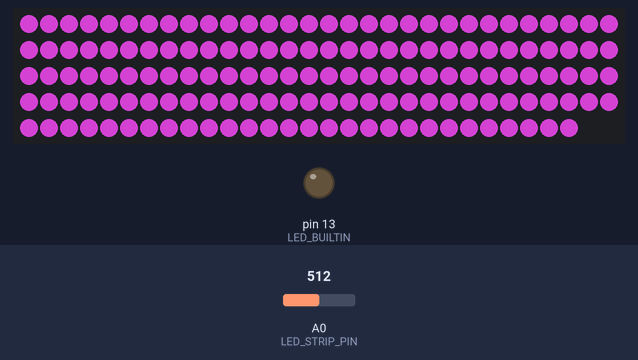
A sketch run on a simulated Arduino Uno, built with avr-gcc and run on an emulated ATmega328P. Shown: 148 RGB LEDs in strip order, left to right, continuing on the next row, output pins drawn as LEDs (lit = HIGH). The inputs (shaded band) are chosen by the test bench; at power-on: A0 (LED_STRIP_PIN) = 512. Dim RGB values are drawn brighter than linear; colours are those a GRB WS2812 strip shows for the declared byte order; random numbers use the default seed unless the sketch sets one.

Above: at 1.1 s.
At 18.23 s:
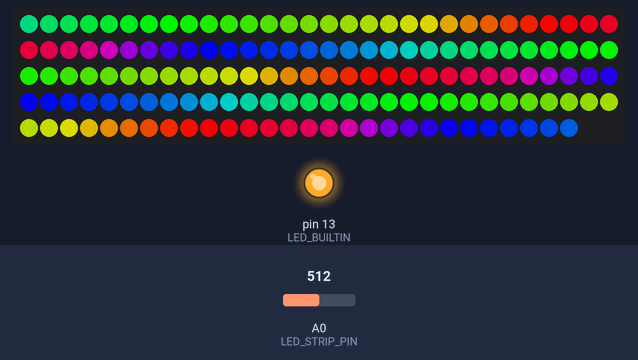
At 22.26 s:
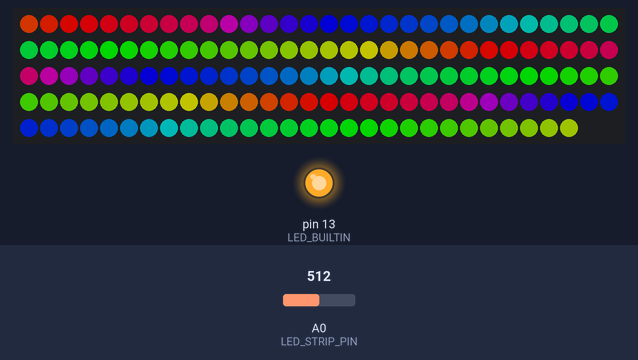
At 26.45 s:
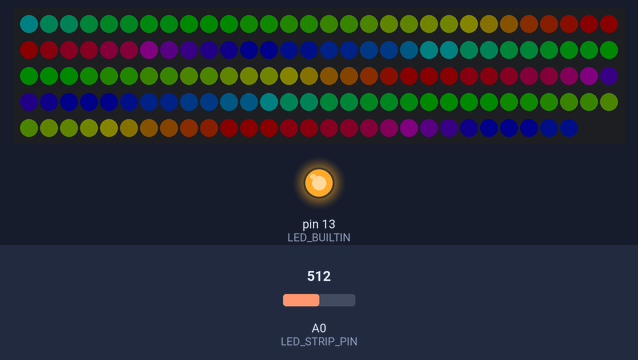
Timing chart, 0 to 27.9 s (numbered marks = the images above):
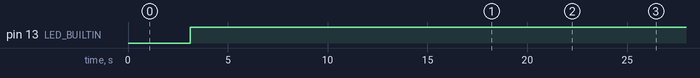

Measured:
- by itself, pin 13 (LED_BUILTIN): LOW → HIGH at 3.1 s
- what the display in image 0 shows lasts 2.0 s, from 1.0 s to 3.0 s

The sketch:

app.ino
```cpp
#define ARDUINO 101

#include <FastLED.h>
#include <LowPower.h>

#include "defines.hpp"
#include "globals.hpp"
#include "types.hpp"
#include "led_funcs.hpp"

void onWakeup()
{
}

void setup()
{
    // Setup pins.
    pinMode(LED_BUILTIN,   OUTPUT);
    pinMode(LED_STRIP_PIN, OUTPUT);

    digitalWrite(LED_STRIP_PIN, 0);

    // Setup serial.
#ifdef DEBUG
    Serial.begin(115200);
    while (!Serial) {;}
#endif

    // Setup FastLED.
    FastLED.addLeds<WS2812B, LED_STRIP_PIN>(Globals::leds, LED_STRIP_LEDS);

    // Setup globals.
    Globals::deltaTimeMS              = 0;
    Globals::lightState.state         = LightStateState::Resting;
    Globals::lightState.stateLastTick = LightStateState::Off;
    Globals::lightState.timer         = 0;
    Globals::lightingFuncs[0]         = &lightingRainbow;
    Globals::lightingFuncs[1]         = &lightingStepping;

#ifdef DEBUG
    Serial.println("Finished Setup");
#endif

    // Make the random seed a bit more random, by reading from a floating analog input.
    pinMode(A0, INPUT);
    for(int i = 0; i < 1000 / 50; i++)
    {
        delay(50);
        Globals::randomSeed += analogRead(A0);
    }
    pinMode(A0, OUTPUT);

    randomSeed(Globals::randomSeed);

    // Just to make sure all the wiring is ok, and to get a visualisation of the seed.
    LED::setAll(CRGB(Globals::randomSeed % 255, 128, 128));
    delay(2000);
    LED::setAll(CRGB(0));

    FastLED.setMaxPowerInVoltsAndMilliamps(LED_STRIP_MAX_VOLTS, LED_STRIP_MAX_mAMPS);
}

void handleDeltaTime()
{
    static unsigned int prevTime = 0;
    unsigned int currTime = millis();

    // Handle when it overflows, though it'll probably need a battery change before then.
    if(currTime < prevTime)
        prevTime = 0;

    Globals::deltaTimeMS = currTime - prevTime;
    prevTime = currTime;
}

void doStateMachine()
{
    static LightingFunc selectedFunc = nullptr;

    #ifdef DEBUG
    Serial.print("state: ");
    Serial.println((int)Globals::lightState.state);
    Serial.print("timer: ");
    Serial.println(Globals::lightState.timer);
    Serial.println();
    #endif

    switch(Globals::lightState.state)
    {
        case LightStateState::Resting:
            Globals::lightState.timer -= Globals::deltaTimeMS;

            if(Globals::lightState.timer <= 0)
            {
                Globals::lightState.state = LightStateState::Starting;
                Globals::lightState.timer = LED_STRIP_TIME_ON_MS;
            }
            break;

        case LightStateState::Starting:
            if(selectedFunc == nullptr)
                selectedFunc = Globals::lightingFuncs[random(0, LIGHTING_FUNCS_COUNT)];

            #ifdef DEBUG
            Serial.println((int)selectedFunc);
            #endif

            if(selectedFunc(LightingFuncState::Start)) // True = starting animation is done.
                Globals::lightState.state = LightStateState::On;
            break;

        case LightStateState::On:
            digitalWrite(LED_BUILTIN, HIGH);

            Globals::lightState.timer -= Globals::deltaTimeMS;
            selectedFunc(LightingFuncState::Step);

            if(Globals::lightState.timer <= 0)
                Globals::lightState.state = LightStateState::Ending;
            break;

        case LightStateState::Ending:
            if(selectedFunc(LightingFuncState::End)) // True = starting animation is done.
            {
                selectedFunc = nullptr;
                Globals::lightState.state = LightStateState::Resting;
                Globals::lightState.timer = LED_STRIP_REST_MS;
                LED::setAll(CRGB(0));
            }

            break;

        default:
            break;
    }
}

void loop()
{
    handleDeltaTime();
    doStateMachine();

    delay(CYCLE_DELAY_MS);
}

/* LIGHTING FUNCTIONS */
bool lightingRainbow(LightingFuncState state)
{
    #ifdef DEBUG
    Serial.println("LIGTING: RAINBOW");
    #endif

    if(state == LightingFuncState::Start)
        return true;

    if(state == LightingFuncState::Step)
    {
        LED::doRainbow();
        return false; // Doesn't matter for this state.
    }

    if(state == LightingFuncState::End)
    {
        LED::doRainbow();
        return LED::doFadeout();
    }

    return false;
}

bool lightingStepping(LightingFuncState state)
{
    #ifdef DEBUG
    Serial.println("LIGTING: STEPPING");
    #endif

    if(state == LightingFuncState::Start)
    {
        FastLED.setBrightness(128);
        return LED::doStepdownAnimation(CRGB(128, 128, 128));
    }

    if(state == LightingFuncState::Step)
        return false;

    if(state == LightingFuncState::End)
    {
        bool done = LED::doStepupAnimation(CRGB(0, 0, 0));
        if(done)
            FastLED.setBrightness(255);

        return done;
    }

    return false;
}
```

defines.hpp
```cpp
#ifndef DEFINES_INO
#define DEFINES_INO

// Uncomment for debugging functions.
//#define DEBUG

/**** START LED strip info ****/
#define LED_STRIP_PIN        A0 // The data pin.
#define LED_STRIP_TIME_ON_MS 1000 * 15 // How long the strips stay on when triggered.
#define LED_STRIP_REST_MS    1000 * 30
#define LED_STRIP_MAX_VOLTS  4
#define LED_STRIP_MAX_mAMPS  (1000 * 2) + 500

#ifndef DEBUG
    #define LED_STRIP_LEDS 148 // How many LEDS we're using.
#else
    #define LED_STRIP_LEDS 5
#endif
/**** END LED strip info ****/

/**** START Misc info ****/
#define LIGHTING_FUNCS_COUNT       2
#define SERIAL_COMMAND_BUFFER_SIZE 32

#ifndef DEBUG
    #define CYCLE_DELAY_MS 50
#else
    #define CYCLE_DELAY_MS 100
#endif

#define RAINBOW_DELTA_HUE          5

#define FADEOUT_STEP               5
#define FADEOUT_DELAY_MS           100
/**** END Misc info ****/

#endif
```

globals.cpp
```cpp
#include "globals.hpp"

CRGB Globals::leds[LED_STRIP_LEDS];
LightingFunc Globals::lightingFuncs[LIGHTING_FUNCS_COUNT];
unsigned long Globals::deltaTimeMS;
LightStateInfo Globals::lightState;
unsigned long Globals::randomSeed;
```

globals.hpp
```cpp
#ifndef GLOBALS_H
#define GLOBALS_H

#include <FastLED.h>
#include "defines.hpp"
#include "types.hpp"

enum class LightStateState
{
    Off,
    Resting, // Letting the timer tick down until lighting is to start again.

    Starting, // Letting a lighting func perform it's starting animation.
    On,
    Ending // Letting a lighting func perform it's ending animation.
};

struct LightStateInfo
{
    LightStateState state;
    LightStateState stateLastTick;
    int16_t timer;
};

namespace Globals {
    extern CRGB                      leds[LED_STRIP_LEDS];
    extern unsigned long             deltaTimeMS; // Measured in ms
    extern LightStateInfo            lightState;
    extern LightingFunc              lightingFuncs[LIGHTING_FUNCS_COUNT];
    extern unsigned long             randomSeed; // Will only be used at *The end of the setup function*
};

#endif
```

led_funcs.cpp
```cpp
#include "led_funcs.hpp"
#include "globals.hpp"
#include <Arduino.h>

namespace LED
{
    void setAll(CRGB colour)
    {
        for(uint16_t i = 0; i < LED_STRIP_LEDS; i++)
            Globals::leds[i] = colour;

        FastLED.show();
    }

    void doRainbow()
    {
        static uint8_t start = 0;

        fill_rainbow(Globals::leds, LED_STRIP_LEDS, start, RAINBOW_DELTA_HUE);
        FastLED.show();

        start += RAINBOW_DELTA_HUE;
    }

    // Returns: True if the fadeout has ended. False if it's still going.
    bool doFadeout()
    {
        static int16_t brightness = 255;

        FastLED.setBrightness(brightness);
        FastLED.show();

        delay(FADEOUT_DELAY_MS);

        brightness -= FADEOUT_STEP;
        if(brightness <= 0)
        {
            FastLED.setBrightness(0);
            FastLED.show();

            brightness = 255;
            FastLED.setBrightness(brightness);
            return true;
        }

        return false;
    }

    bool doStepdownAnimation(CRGB colour)
    {
        static uint8_t index = 0;

        Globals::leds[index++] = colour;
        FastLED.show();

        #ifdef DEBUG
        Serial.println("ANIMATION: STEPDOWN");
        Serial.print("LED: ");
        Serial.print(index);
        Serial.print("/");
        Serial.println(LED_STRIP_LEDS);
        #endif

        if(index >= LED_STRIP_LEDS)
        {
            index = 0;
            return true;
        }

        return false;
    }

    // Eww, duplication. But who cares for this.
    bool doStepupAnimation(CRGB colour)
    {
        static int16_t index = LED_STRIP_LEDS;

        Globals::leds[--index] = colour;
        FastLED.show();

        if(index < 0)
        {
            index = LED_STRIP_LEDS;
            return true;
        }

        return false;
    }

    bool doCountdown(CRGB colour, uint16_t delayPerStep, uint8_t steps, uint8_t& stepsDone)
    {
        static uint8_t index = 255;
        const uint8_t LEDS_TO_USE = steps;

        // At the start of a countdown.
        if(index == 255)
        {
            for(index = 0; index < LEDS_TO_USE; index++)
            {
                if(index < LED_STRIP_LEDS)
                    Globals::leds[index] = colour;
            }

            index--;
            FastLED.show();
        }

        delay(delayPerStep);
        stepsDone++;

        if(index < LED_STRIP_LEDS)
        {
            Globals::leds[index] = CRGB(0);
            FastLED.show();
        }
        index--;

        if(stepsDone >= steps)
        {
            index = 255;
            return true;
        }

        return false;
    }
};
```

led_funcs.hpp
```cpp
#ifndef LED_FUNCS_H
#define LED_FUNCS_H

#include <FastLED.h>
#include "globals.hpp"

namespace LED
{
    void setAll(CRGB colour);
    void doRainbow();
    bool doFadeout();
    bool doStepdownAnimation(CRGB);
    bool doStepupAnimation(CRGB);
    bool doCountdown(CRGB colour, uint16_t delayPerStep, uint8_t steps, uint8_t& stepsDone);

    template <typename NumT>
    void showBinary(uint16_t startLED, CRGB colour, NumT num)
    {
        const int NumTBits = sizeof(NumT) * 8;
        for(int bit = 0; bit < NumTBits; bit++)
            Globals::leds[startLED + bit] = (num & (1 << (NumTBits - (bit + 1)))) > 0 ? colour : CRGB(0);
        Globals::leds[startLED + NumTBits] = CRGB(255, 0, 0);
        FastLED.show();
    }
};

#endif
```

types.hpp
```cpp
#ifndef TYPES_H
#define TYPES_H

enum class LightingFuncState
{
    Start,
    Step,
    End
};

/*
    Returns:
        [Start] = True if the starting animation is finished. False if it's still going.
        [Step]  = Doesn't matter.
        [End]   = True if the ending animation is finished. False if it's still going.
 */
typedef bool(*LightingFunc)(LightingFuncState);

#endif
```
